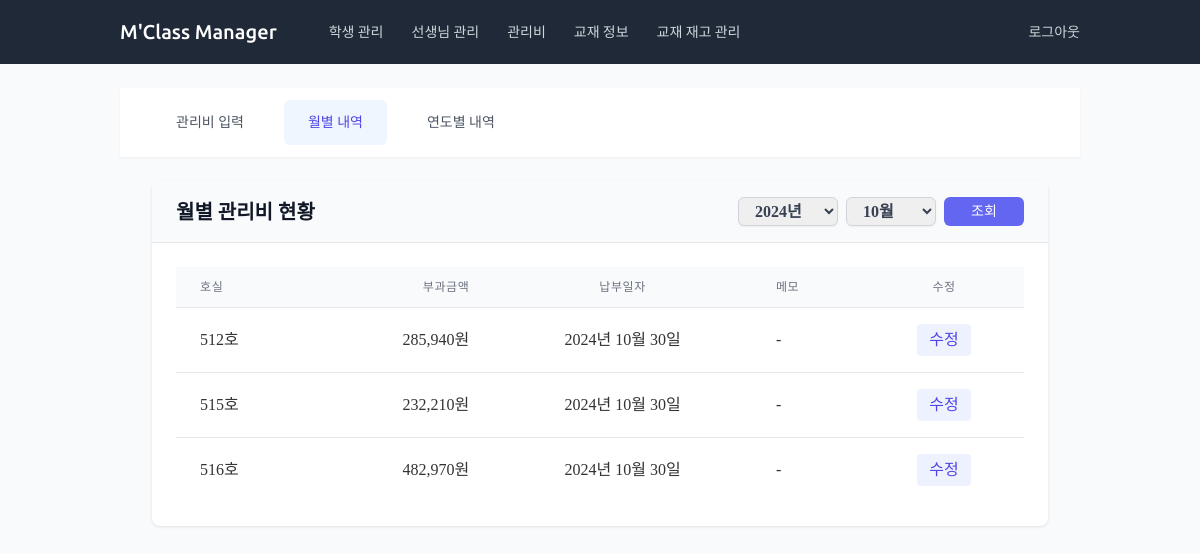
Page /maintenance/monthly/?year=2024&month=10 (signed in) on the committed database.
### maintenance/models.py (models this page shows, shortened)
class Maintenance(models.Model):
    room = models.ForeignKey(
        Room,
        on_delete=models.PROTECT,
        verbose_name='호실'
    )
    date = models.DateField(
        verbose_name='부과년월',
        help_text='년월을 선택해주세요 (예: 2024년 10월)'
    )
    charge = models.IntegerField(
        validators=[MinValueValidator(0, message='금액은 0 이상이어야 합니다.')],
        verbose_name='부과금액',
        help_text='0 이상의 금액을 입력해주세요.'
    )
    date_paid = models.DateField(
        null=True,
        blank=True,
        verbose_name='납부일자'
    )
    memo = models.TextField(
        blank=True,
        verbose_name='메모'
    )
    created_at = models.DateTimeField(auto_now_add=True)
    updated_at = models.DateTimeField(auto_now=True)
    class Meta:
        verbose_name = '관리비'
        verbose_name_plural = '관리비 목록'
        ordering = ['-date', 'room']

class Room(models.Model):
    number = models.IntegerField(
        validators=[MinValueValidator(1)],
        verbose_name='호실',
        unique=True,
    )
    contract_start_date = models.DateField(
        verbose_name='계약 시작일'
    )
    contract_end_date = models.DateField(
        verbose_name='계약 종료일',
        null=True,
        blank=True
    )
    is_active = models.BooleanField(
        default=True,
        verbose_name='계약 활성 상태'
    )
    created_at = models.DateTimeField(auto_now_add=True)
    updated_at = models.DateTimeField(auto_now=True)
    class Meta:
        verbose_name = '호실 정보'
        verbose_name_plural = '호실 목록'
        ordering = ['number']

### maintenance/views.py (the view)
# urls.py: path('monthly/', views.MonthlyReportView.as_view(), name='monthly_report'),
class MonthlyReportView(LoginRequiredMixin, ListView):
    model = Maintenance
    template_name = 'maintenance/monthly_report.html'
    context_object_name = 'maintenance_list'
    def get_queryset(self):
        year = self.request.GET.get('year', timezone.now().year)
        month = self.request.GET.get('month', timezone.now().month)
        return Maintenance.objects.filter(
            date__year=year,
            date__month=month
        ).order_by('room')
    def get_context_data(self, **kwargs):
        context = super().get_context_data(**kwargs)
        available_years = [d.year for d in Maintenance.objects
                         .dates('date', 'year', order='DESC')
                         .distinct()]
        current_year = available_years[0] if available_years else timezone.now().year
        selected_year = int(self.request.GET.get('year', current_year))
        selected_month = int(self.request.GET.get('month', timezone.now().month))
        months = [(i, f"{i}월") for i in range(1, 13)]
        queryset = self.get_queryset()
        context.update({
            'available_years': available_years,  # year_range 대신 available_years 사용
            'months': months,
            'selected_year': selected_year,
            'selected_month': selected_month,
            'total_charge': queryset.aggregate(Sum('charge'))['charge__sum'] or 0
        })
        return context

### maintenance/templates/maintenance/monthly_report.html (shortened to what this page needs)
{% extends 'maintenance/base_maintenance.html' %}
{% load humanize %}
{% block maintenance_content %}
<div class="space-y-6">
    <div class="content-card">
        <div class="card-header">
            <div class="flex justify-between items-center">
                <h1 class="text-xl font-semibold text-gray-900">
                    월별 관리비 현황
                </h1>
                <form method="get" class="flex items-center space-x-2">
                    <select name="year" class="form-input py-1 min-w-[100px]">
                        {% for year in available_years %}
                            <option value="{{ year }}" {% if year == selected_year %}selected{% endif %}>
                                {{ year }}년
                            </option>
                        {% endfor %}
                    </select>
                    <select name="month" class="form-input py-1 min-w-[90px]">
                        {% for month_num, month_name in months %}
                            <option value="{{ month_num }}" {% if month_num == selected_month %}selected{% endif %}>
                                {{ month_name }}
                            </option>
                        {% endfor %}
                    </select>
                    <button type="submit" class="form-button py-1 min-w-[80px]">
                        조회
                    </button>
                </form>
            </div>
        </div>
        <div class="card-body">
            <table class="min-w-full divide-y divide-gray-200">
                <thead class="bg-gray-50">
                    <tr>
                        <th class="px-6 py-3 text-left text-xs font-medium text-gray-500 uppercase tracking-wider">호실</th>
                        <th class="px-6 py-3 text-right text-xs font-medium text-gray-500 uppercase tracking-wider">부과금액</th>
                        <th class="px-6 py-3 text-center text-xs font-medium text-gray-500 uppercase tracking-wider">납부일자</th>
                        <th class="px-6 py-3 text-left text-xs font-medium text-gray-500 uppercase tracking-wider">메모</th>
                        <th class="px-6 py-3 text-center text-xs font-medium text-gray-500 uppercase tracking-wider">수정</th>
                    </tr>
                </thead>
                <tbody class="bg-white divide-y divide-gray-200">
                    {% for maintenance in maintenance_list %}
                    <tr class="hover:bg-gray-50">
                        <td class="px-6 py-4 whitespace-nowrap">{{ maintenance.room.number }}호</td>
                        <td class="px-6 py-4 text-right whitespace-nowrap">{{ maintenance.charge|intcomma }}원</td>
                        <td class="px-6 py-4 text-center whitespace-nowrap">
                            {{ maintenance.date_paid|default:"-" }}
                        </td>
                        <td class="px-6 py-4">{{ maintenance.memo|default:"-" }}</td>
                        <td class="px-6 py-4 text-center">
                            <button onclick="editMaintenance('{{ maintenance.id }}')"
                                    class="text-indigo-600 hover:text-indigo-900 bg-indigo-50 hover:bg-indigo-100 px-3 py-1 rounded">
                                수정
                            </button>
                        </td>
                    </tr>
                    {% endfor %}
                </tbody>
            </table>
        </div>
    </div>
</div>
{% endblock %}

### static/css/custom.css (style rules this page uses)
body { font-family: 'Ubuntu', sans-serif; line-height: 1.6; color: #333; background-color: #f9fafb; padding: 0; margin: 0; }
.min-w-full tbody tr { transition: background-color 0.2s ease-in-out; }
.form-input { width: 100%; padding: 0.5rem 0.75rem; border: 1px solid #d1d5db; border-radius: 0.375rem; box-shadow: 0 1px 2px rgba(0, 0, 0, 0.05); transition: border-color 0.2s ease-in-out; }
.form-button { display: inline-flex; align-items: center; justify-content: center; padding: 0.5rem 1rem; font-size: 0.875rem; font-weight: 500; border-radius: 0.375rem; color: white; background-color: #6366f1; border: none; cursor: pointer; transition: background-color 0.2s ease-in-out; }
.content-card { background-color: white; border-radius: 0.5rem; box-shadow: 0 1px 3px rgba(0, 0, 0, 0.1); margin-bottom: 1rem; }
.card-header { padding: 1rem 1.5rem; border-bottom: 1px solid #e5e7eb; background-color: #f9fafb; font-weight: 600; color: #374151; }
.card-body { padding: 1.5rem; }
.text-center { text-align: center; }

### templates/base.html (style rules this page uses)
body { font-family: 'Noto Sans KR', 'nanum-gothic'; }

### rows in the picture
Maintenance: room.number "512", charge "285,940", date_paid "2024년 10월 30일", memo "-"
Maintenance: room.number "515", charge "232,210", date_paid "2024년 10월 30일", memo "-"
Maintenance: room.number "516", charge "482,970", date_paid "2024년 10월 30일", memo "-"

### other values in the picture
form field year "2024년"
form field month "10월"
